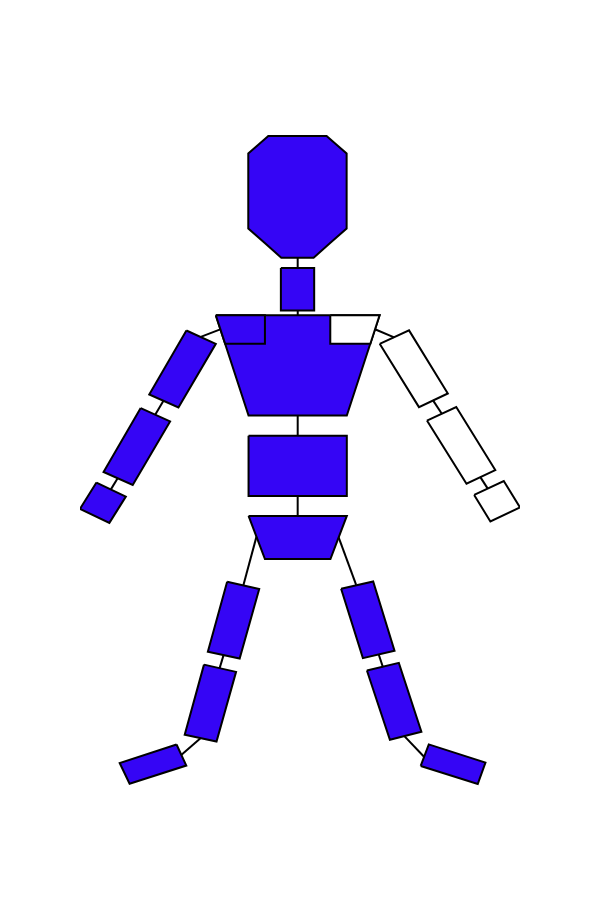

The code cell stored with this chart in its notebook:
### Code cell
# Code for color code Plot for Decoder B
decoderBColor = (53,5,245) # (RGB) or #3505F5 (Hex)
decoderBColorPlt = (53/255,5/255,245/255) # (RGB) or #3505F5 (Hex)
white =  (255, 255, 255) # White
# Set location and import body parts ( list of names of bodies that coefficients correspond to)
location = '../../body.svg'

coefficients  = [
    1,1,1,1,1, # Central body parts
    1,1,1,1, # upper left
    0,0,0,0, # upper right
    1,1,1, # lower left
    1,1,1 # lower right
]

# Extract shape data from the svg file
elements,points,pathElements,bodyPartMapping = extractShapesFromSVG(location=location,parts=bodyParts)

# Set colours for each coefficient
colours = [get_color_hex(i,white,decoderBColor) for i in coefficients]

# Draw the object 
drawObject(points,elements,colours,bodyPartMapping,saveGameLocation+"_bodySchematic_decoderB_preAnalysis.svg")
#print(coefficients_A_X)

### Figure 1 — Plotly figure (JSON) as saved in the notebook; plotly's stock layout.template omitted (floating-point values rounded to 4 significant figures)
{"data": [{"fill": "toself", "fillcolor": "#000000", "line": {"color": "#000000", "width": 2}, "mode": "lines", "type": "scatter", "x": [107.5, 110.5, 112.8], "y": [-167.4, -176.5, -184.0]}, {"fill": "toself", "fillcolor": "#3505f5", "line": {"color": "#000000", "width": 2}, "mode": "lines", "type": "scatter", "x": [89.87, 100.0, 100.0, 89.87, 89.87], "y": [-73.58, -73.58, -88.36, -88.36, -73.58]}, {"fill": "toself", "fillcolor": "#3505f5", "line": {"color": "#000000", "width": 2}, "mode": "lines", "type": "scatter", "x": [61.03, 70, 58.59, 49.68, 61.03], "y": [-95.35, -100, -122.2, -117.6, -95.35]}, {"fill": "toself", "fillcolor": "#ffffff", "line": {"color": "#000000", "width": 2}, "mode": "lines", "type": "scatter", "x": [120.0, 129.0, 140.8, 132.0, 120.0], "y": [-99.98, -95.29, -117.3, -122.0, -99.98]}, {"fill": "toself", "fillcolor": "#3505f5", "line": {"color": "#000000", "width": 2}, "mode": "lines", "type": "scatter", "x": [47.07, 56.05, 44.64, 35.73, 47.07], "y": [-122.4, -127.0, -149.2, -144.7, -122.4]}, {"fill": "toself", "fillcolor": "#ffffff", "line": {"color": "#000000", "width": 2}, "mode": "lines", "type": "scatter", "x": [134.5, 143.4, 155.3, 146.5, 134.5], "y": [-126.7, -122.0, -144.0, -148.8, -126.7]}, {"fill": "toself", "fillcolor": "#3505f5", "line": {"color": "#000000", "width": 2}, "mode": "lines", "type": "scatter", "x": [80, 110, 110, 80, 80], "y": [-132, -132, -153, -153, -132]}, {"fill": "toself", "fillcolor": "#000000", "line": {"color": "#000000", "width": 2}, "mode": "lines", "type": "scatter", "x": [65.41, 71.35, 71.35], "y": [-97.57, -94.95, -94.95]}, {"fill": "toself", "fillcolor": "#000000", "line": {"color": "#000000", "width": 2}, "mode": "lines", "type": "scatter", "x": [124.4, 118.6, 118.6], "y": [-97.73, -94.9, -94.9]}, {"fill": "toself", "fillcolor": "#3505f5", "line": {"color": "#000000", "width": 2}, "mode": "lines", "type": "scatter", "x": [80, 85, 105, 110, 80], "y": [-160, -175, -175, -160, -160]}, {"fill": "toself", "fillcolor": "#000000", "line": {"color": "#000000", "width": 2}, "mode": "lines", "type": "scatter", "x": [40.08, 38.92, 37.97], "y": [-146.8, -149.0, -150.7]}, {"fill": "toself", "fillcolor": "#000000", "line": {"color": "#000000", "width": 2}, "mode": "lines", "type": "scatter", "x": [150.7, 152.0, 153.0], "y": [-146.4, -148.6, -150.4]}, {"fill": "toself", "fillcolor": "#000000", "line": {"color": "#000000", "width": 2}, "mode": "lines", "type": "scatter", "x": [95.0, 95.0], "y": [-69.88, -73.68]}, {"fill": "toself", "fillcolor": "#000000", "line": {"color": "#000000", "width": 2}, "mode": "lines", "type": "scatter", "x": [95.01, 95.01], "y": [-88.37, -90.09]}, {"fill": "toself", "fillcolor": "#000000", "line": {"color": "#000000", "width": 2}, "mode": "lines", "type": "scatter", "x": [95.0, 95.0], "y": [-124.7, -132.1]}, {"fill": "toself", "fillcolor": "#000000", "line": {"color": "#000000", "width": 2}, "mode": "lines", "type": "scatter", "x": [136.3, 137.8, 139.0], "y": [-119.6, -122.2, -124.3]}, {"fill": "toself", "fillcolor": "#000000", "line": {"color": "#000000", "width": 2}, "mode": "lines", "type": "scatter", "x": [95.0, 95.0], "y": [-153.0, -160.0]}, {"fill": "toself", "fillcolor": "#000000", "line": {"color": "#000000", "width": 2}, "mode": "lines", "type": "scatter", "x": [54.07, 52.68, 51.54], "y": [-119.8, -122.4, -124.6]}, {"fill": "toself", "fillcolor": "#3505f5", "line": {"color": "#000000", "width": 2}, "mode": "lines", "type": "scatter", "x": [108.3, 118.0, 124.6, 114.9, 108.3], "y": [-185.4, -182.8, -207.0, -209.6, -185.4]}, {"fill": "toself", "fillcolor": "#3505f5", "line": {"color": "#000000", "width": 2}, "mode": "lines", "type": "scatter", "x": [116.1, 125.9, 132.8, 123.2, 116.1], "y": [-213.9, -211.2, -235.3, -238.0, -213.9]}, {"fill": "toself", "fillcolor": "#000000", "line": {"color": "#000000", "width": 2}, "mode": "lines", "type": "scatter", "x": [82.42, 80.22, 78.4], "y": [-167.2, -176.6, -184.2]}, {"fill": "toself", "fillcolor": "#3505f5", "line": {"color": "#000000", "width": 2}, "mode": "lines", "type": "scatter", "x": [73.46, 83.25, 77.29, 67.58, 73.46], "y": [-182.9, -185.4, -209.7, -207.3, -182.9]}, {"fill": "toself", "fillcolor": "#3505f5", "line": {"color": "#000000", "width": 2}, "mode": "lines", "type": "scatter", "x": [66.4, 76.19, 70.22, 60.51, 66.4], "y": [-211.8, -214.4, -238.6, -236.2, -211.8]}, {"fill": "toself", "fillcolor": "#000000", "line": {"color": "#000000", "width": 2}, "mode": "lines", "type": "scatter", "x": [72.41, 71.71, 71.13], "y": [-208.3, -211.0, -213.2]}, {"fill": "toself", "fillcolor": "#000000", "line": {"color": "#000000", "width": 2}, "mode": "lines", "type": "scatter", "x": [119.7, 120.4, 121.0], "y": [-208.1, -210.7, -212.7]}, {"fill": "toself", "fillcolor": "#3505f5", "line": {"color": "#000000", "width": 2}, "mode": "lines", "type": "scatter", "x": [132.6, 135.0, 152.3, 150.0, 132.6], "y": [-247.1, -239.6, -246.0, -253.4, -247.1]}, {"fill": "toself", "fillcolor": "#000000", "line": {"color": "#000000", "width": 2}, "mode": "lines", "type": "scatter", "x": [127.6, 130.9, 133.6], "y": [-236.8, -240.7, -244.0]}, {"fill": "toself", "fillcolor": "#3505f5", "line": {"color": "#000000", "width": 2}, "mode": "lines", "type": "scatter", "x": [58.02, 60.99, 43.68, 40.66, 58.02], "y": [-239.7, -247.0, -253.3, -246.1, -239.7]}, {"fill": "toself", "fillcolor": "#000000", "line": {"color": "#000000", "width": 2}, "mode": "lines", "type": "scatter", "x": [65.41, 62.13, 59.44], "y": [-237.4, -240.7, -243.3]}, {"fill": "toself", "fillcolor": "#3505f5", "line": {"color": "#000000", "width": 2}, "mode": "lines", "type": "scatter", "x": [84.96, 79.92, 79.92, 79.92, 82.98, 86.03, 94.93, 103.8, 106.9, 109.9, 109.9, 109.9, 104.9, 99.87, 94.93, 90.0, 84.96], "y": [-64.86, -59.76, -46.7, -33.64, -30.59, -27.53, -27.53, -27.53, -30.59, -33.64, -46.7, -59.76, -64.86, -69.95, -69.95, -69.95, -64.86]}, {"fill": "toself", "fillcolor": "#3505f5", "line": {"color": "#000000", "width": 2}, "mode": "lines", "type": "scatter", "x": [33.56, 42.53, 37.51, 28.54, 33.56], "y": [-148.3, -153.3, -162.4, -157.5, -148.3]}, {"fill": "toself", "fillcolor": "#3505f5", "line": {"color": "#000000", "width": 2}, "mode": "lines", "type": "scatter", "x": [70, 120, 110, 80, 70], "y": [-90, -90, -125, -125, -90]}, {"fill": "toself", "fillcolor": "#3505f5", "line": {"color": "#000000", "width": 2}, "mode": "lines", "type": "scatter", "x": [70, 85, 85, 72.85, 70], "y": [-90, -90, -100, -100, -90]}, {"fill": "toself", "fillcolor": "#ffffff", "line": {"color": "#000000", "width": 2}, "mode": "lines", "type": "scatter", "x": [105.0, 120, 117.2, 105.0, 105.0], "y": [-90, -90, -100, -100, -90]}, {"fill": "toself", "fillcolor": "#ffffff", "line": {"color": "#000000", "width": 2}, "mode": "lines", "type": "scatter", "x": [148.9, 157.9, 162.9, 153.8, 148.9], "y": [-152.7, -147.8, -157.0, -161.9, -152.7]}], "layout": {"height": 900, "showlegend": false, "width": 600, "xaxis": {"showgrid": false, "showline": false, "showticklabels": false, "ticks": "", "zeroline": false}, "yaxis": {"showgrid": false, "showline": false, "showticklabels": false, "ticks": "", "zeroline": false}}}
